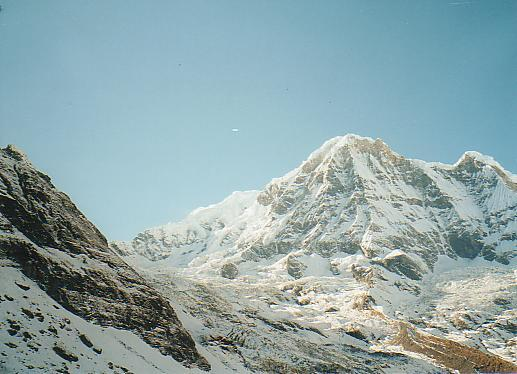
#> input picture mountain1.jpg, 517 x 374 px
$ python Task1.py
#> lines starting #> are read from the running program, lines starting #| are printed output that depends on the picture

# coding: utf-8

# In[1]:


UBIT = 'nramanat'
import numpy as np
np.random.seed(sum([ord(c) for c in UBIT]))
import cv2 as cv


# In[2]:


Mountain1_RGB = cv.imread("mountain1.jpg")
#> Mountain1_RGB is the input picture: shape (374, 517, 3); mean B, G, R 169.1, 166.7, 143.4
Mountain2_RGB = cv.imread("mountain2.jpg")
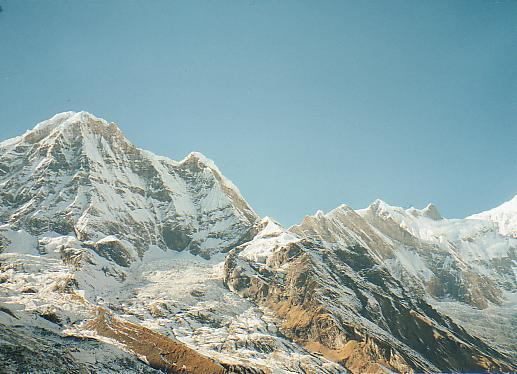
#> input picture mountain2.jpg, 517 x 374 px
#> Mountain2_RGB is the input picture: shape (374, 517, 3); mean B, G, R 165, 163.3, 138.9
Mountain1 = cv.imread("mountain1.jpg",0)
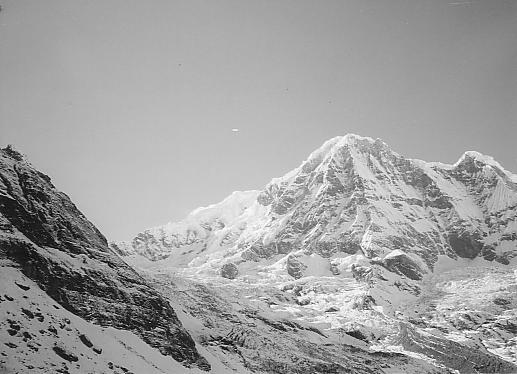
#> Mountain1: shape (374, 517); min 0, max 255, mean 160
Mountain2 = cv.imread("mountain2.jpg",0)
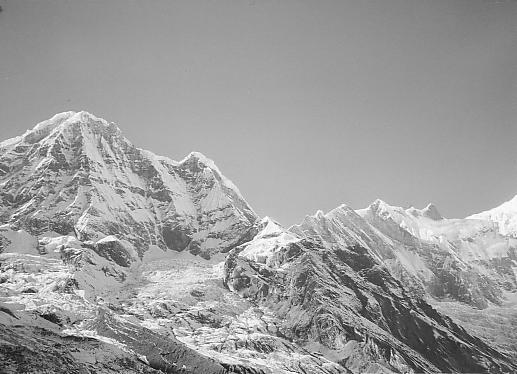
#> Mountain2: shape (374, 517); min 0, max 255, mean 156.2
SIFT = cv.xfeatures2d.SIFT_create()
KeyPoints_Mountain1, Descriptor_Mountain1 = SIFT.detectAndCompute(Mountain1,None)
#> KeyPoints_Mountain1 = 1028 keypoints; strongest (x, y, size): (68, 322, 2.1), (11, 299, 2.4), (367, 341, 2), (223, 347, 2)
KeyPoints_Mountain2, Descriptor_Mountain2 = SIFT.detectAndCompute(Mountain2,None)
#> KeyPoints_Mountain2 = 1070 keypoints; strongest (x, y, size): (258, 329, 2), (412, 311, 2.1), (234, 366, 2), (30, 291, 3.9)


# In[3]:


cv.imwrite("task1_sift1.jpg",cv.drawKeypoints(Mountain1_RGB,KeyPoints_Mountain1,None))
cv.imwrite("task1_sift2.jpg",cv.drawKeypoints(Mountain2_RGB,KeyPoints_Mountain2,None))
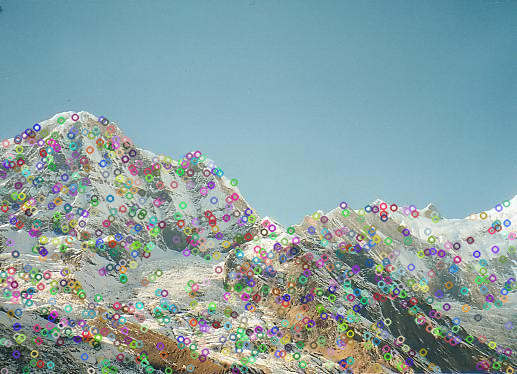
#> saved as task1_sift2.jpg: shape (374, 517, 3); mean B, G, R 163.3, 160.7, 136.8


# In[4]:


BruteForceMatcher = cv.BFMatcher()
KeyPointMatches = BruteForceMatcher.knnMatch(Descriptor_Mountain1,Descriptor_Mountain2,k=2)
#> KeyPointMatches = 1028 matches
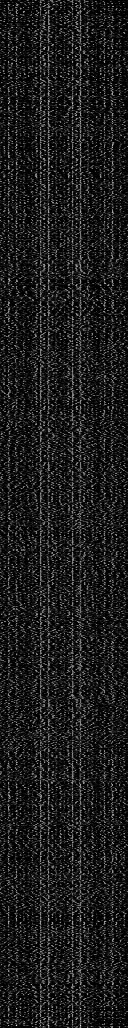
#> Descriptor_Mountain1: shape (1028, 128) float32; min 0, max 218, mean 28.1


# In[5]:


GoodMatchList = [m for m,n in KeyPointMatches if m.distance < (0.75*n.distance) ]
#> GoodMatchList = 245 matches


# In[6]:


Matches = cv.drawMatches(Mountain1_RGB,KeyPoints_Mountain1,Mountain2_RGB,KeyPoints_Mountain2,GoodMatchList,None,flags=2)
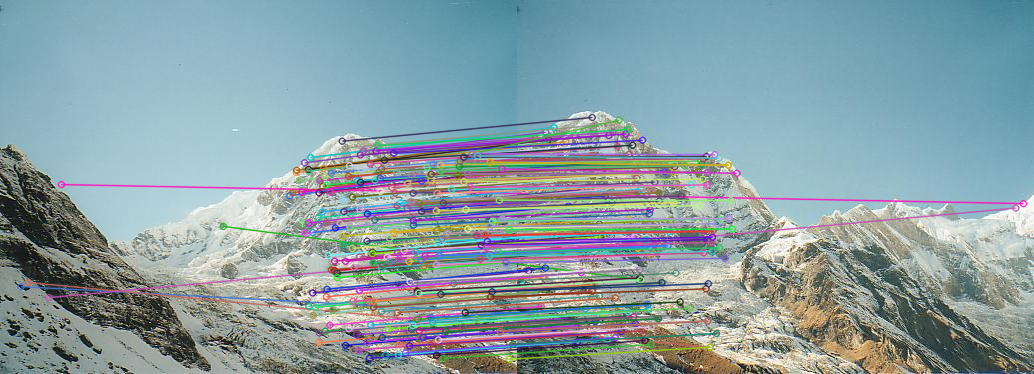
#> Matches: shape (374, 1034, 3); mean B, G, R 164.1, 158.8, 137.7


# In[7]:


cv.imwrite("task1_matches_knn.jpg",Matches)


# In[8]:


SourcePoints = np.float32([KeyPoints_Mountain1[m.queryIdx].pt for m in GoodMatchList]).reshape(-1,1,2)
#> SourcePoints = 245 rows, first 8: [20.58, 286.1], [27.68, 282], [48.58, 297.1], [61, 184], [223, 226], [289.4, 195.2], [292.1, 192.3], [295.8, 172.1]
DestinationPoints = np.float32([KeyPoints_Mountain2[m.trainIdx].pt for m in GoodMatchList]).reshape(-1,1,2)
#> DestinationPoints = 245 rows, first 8: [10.41, 313.3], [192.6, 346.7], [498.4, 207.5], [506, 203.1], [123.3, 279.4], [5.53, 163], [8.99, 160.3], [17.11, 140.1]
H, Mask = cv.findHomography(SourcePoints,DestinationPoints,cv.RANSAC)
#> H = [[1.58, -0.293, -392.4], [0.447, 1.42, -188.8], [0.0012, -7.55e-05, 1]]; Mask = 245 values, max 1 at index 5, min 0 at index 0, mean 0.976


# In[9]:


TenGoodMatches = np.random.choice(GoodMatchList, size=10)

TenGoodSourcePoints = np.float32([KeyPoints_Mountain1[m.queryIdx].pt for m in TenGoodMatches]).reshape(-1,1,2)
#> TenGoodSourcePoints = [[419, 202.7], [484.8, 234.9], [462.6, 326.7], [318.9, 332.5], [342.1, 235.7], [435.9, 210.4], [325.9, 184.6], [405.1, 352.4], [508.6, 358.8], [492, 220.7]]
TenGoodDestinationPoints = np.float32([KeyPoints_Mountain2[m.trainIdx].pt for m in TenGoodMatches]).reshape(-1,1,2)
#> TenGoodDestinationPoints = [[141.5, 192.4], [194.7, 230.8], [158.5, 314.6], [10.41, 313.3], [56.75, 215.3], [156.6, 202.3], [48.91, 158.8], [97.68, 337.2], [192.6, 346.7], [202.9, 218.9]]
H_TenGoodMatches, Mask_TenGoodMatches = cv.findHomography(TenGoodSourcePoints,TenGoodDestinationPoints,cv.RANSAC)
#> H_TenGoodMatches = [[1.57, -0.291, -391.2], [0.436, 1.44, -188.6], [0.00115, -1.02e-05, 1]]; Mask_TenGoodMatches = [1, 1, 1, 1, 1, 1, 1, 1, 1, 1]
TenGoodMatchesMask = Mask_TenGoodMatches.ravel().tolist()
#> TenGoodMatchesMask = [1, 1, 1, 1, 1, 1, 1, 1, 1, 1]

Draw_params = dict(matchColor = (0,0,255),matchesMask = TenGoodMatchesMask)
#> Draw_params = {'matchColor': (0, 0, 255), 'matchesMask': [1, 1, 1, 1, 1, 1, 1, 1, 1, 1]}
TenMatchedInliers = cv.drawMatches(Mountain1_RGB,KeyPoints_Mountain1,Mountain2_RGB,KeyPoints_Mountain2,TenGoodMatches,None,flags=2,**Draw_params)


# In[10]:


cv.imwrite("task1_matches.jpg",TenMatchedInliers)


# In[11]:


tx=Mountain1_RGB.shape[1]
#> tx = 517
ty=Mountain1_RGB.shape[0]
#> ty = 374
T = np.float32([[1,0,tx],[0,1,ty],[0,0,1]])
#> T = [[1, 0, 517], [0, 1, 374], [0, 0, 1]]


# In[12]:


StitchedImage = cv.warpPerspective(Mountain1_RGB, np.matmul(T,H) ,(Mountain2_RGB.shape[1]+tx,Mountain2_RGB.shape[0]+ty))
StitchedImage[ty:ty+Mountain1_RGB.shape[0],
              tx:tx+Mountain1_RGB.shape[1]] = Mountain2_RGB
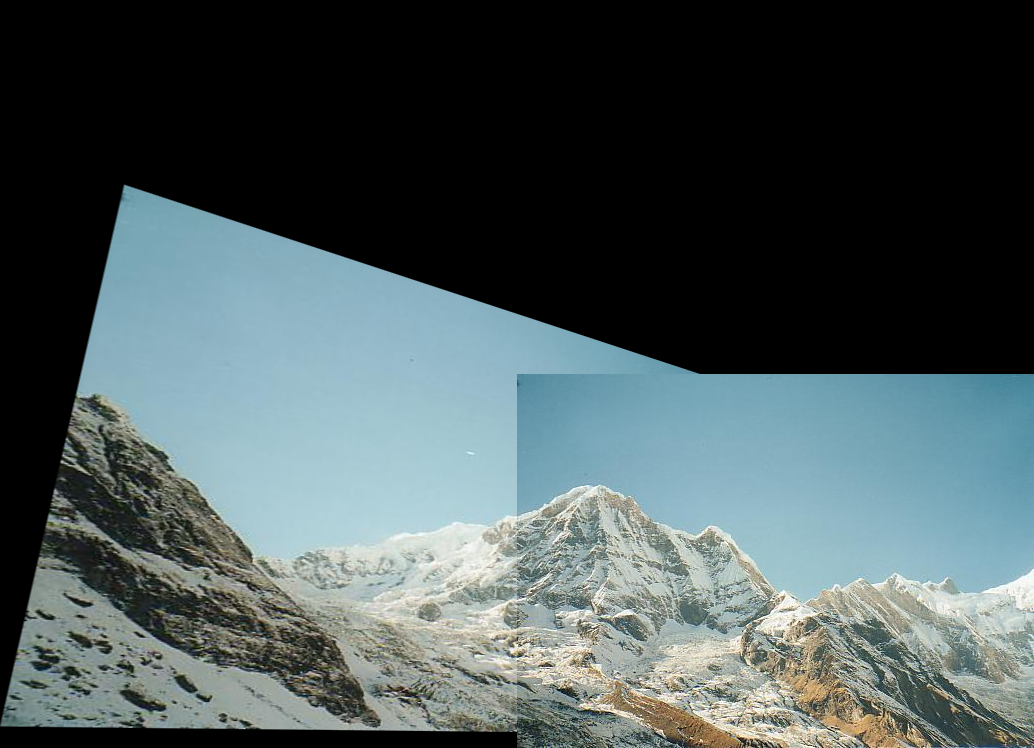
#> StitchedImage: shape (748, 1034, 3); mean B, G, R 88.9, 87.7, 74.9


# In[13]:


cv.imwrite("task1_pano.jpg",StitchedImage)
